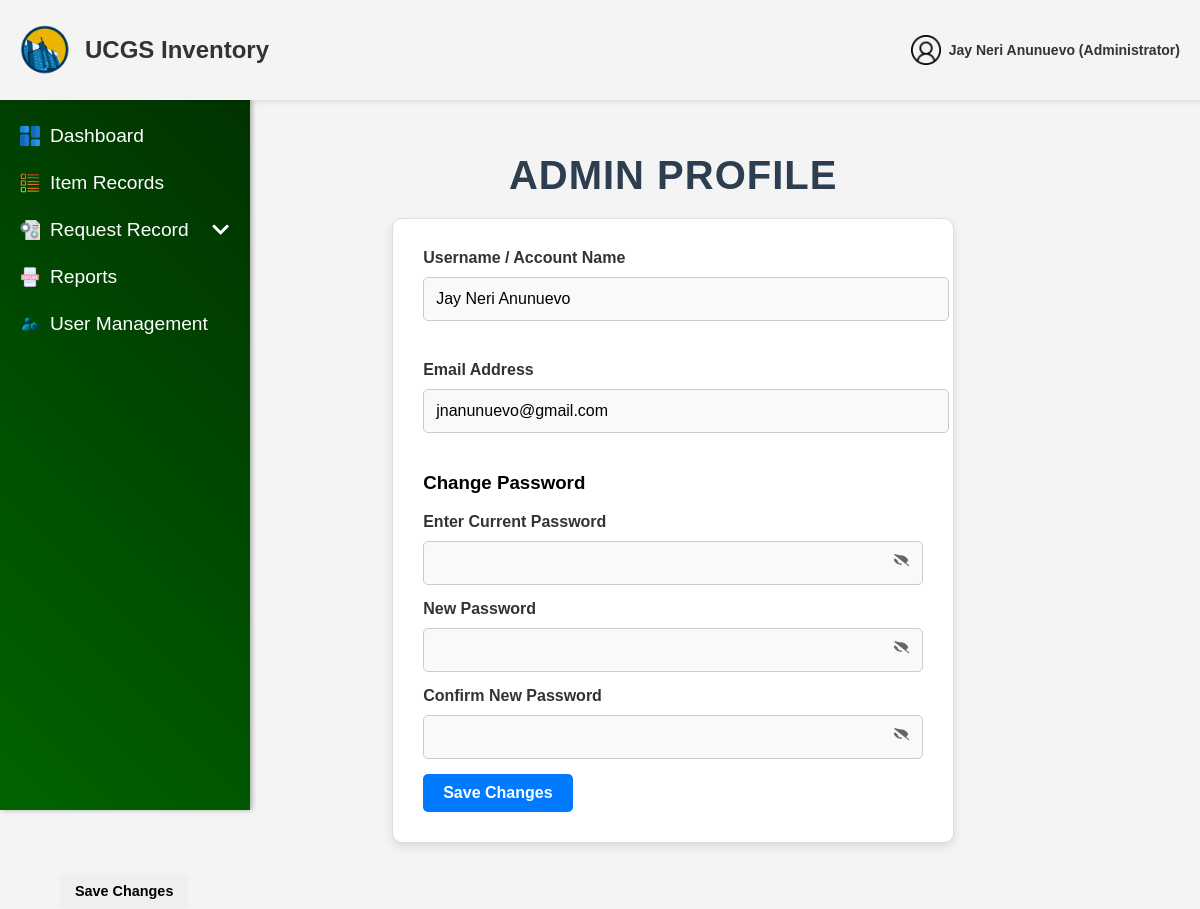
Page /admin/adminprofile.php (signed in) on the committed database.
### tables this page shows
CREATE TABLE `users` (
  `user_id` int(11) NOT NULL,
  `username` varchar(255) NOT NULL,
  `email` varchar(255) NOT NULL,
  `password` varchar(255) NOT NULL,
  `role` enum('User','Administrator') NOT NULL,
  `ministry` enum('UCM','CWA','CHOIR','PWT','CYF') NOT NULL,
  `status` enum('Active','Deactivated') NOT NULL DEFAULT 'Active',
  `created_at` datetime NOT NULL DEFAULT current_timestamp(),
  `updated_at` datetime DEFAULT NULL ON UPDATE current_timestamp(),
  `deactivation_end` datetime DEFAULT NULL,
  `reset_token` varchar(64) DEFAULT NULL,
  `reset_expires` datetime DEFAULT NULL
);

### admin/adminprofile.php (the view, shortened to what this page needs)
<?php
include '../config/db_connection.php';
function getCurrentAdmin($conn) {
    $userId = $_SESSION['user_id'];
    $stmt = $conn->prepare("SELECT username, email, role FROM users WHERE user_id = ?");
    $stmt->bind_param("i", $userId);
    $stmt->execute();
    $result = $stmt->get_result();
    $user = $result->fetch_assoc();
    return $user;
}
$currentAdmin = getCurrentAdmin($conn);
$accountName = htmlspecialchars($currentAdmin['username'] ?? 'Admin');
$accountEmail = htmlspecialchars($currentAdmin['email'] ?? '');
$accountRole = htmlspecialchars($currentAdmin['role'] ?? 'Administrator');
?>
<!DOCTYPE html>
<html lang="en">
<head>
    <link rel="stylesheet" href="../css/adminprofiles.css">
</head>
<body>
<header class="header">
    <div class="header-content">
        <div class="left-side">
            <img src="../assets/img/Logo.png" alt="Logo" class="logo">
            <span class="website-name">UCGS Inventory</span>
        </div>
        <div class="right-side">
            <div class="user">
                <img src="../assets/img/users.png" alt="User" class="icon" id="userIcon">
                <span class="admin-text"><?php echo htmlspecialchars($accountName); ?> (<?php echo htmlspecialchars($accountRole); ?>)</span>
            </div>
        </div>
    </div>
</header>
<aside class="sidebar">
    <ul>
        <li><a href="adminDashboard.php"><img src="../assets/img/dashboards.png" alt="Dashboard Icon" class="sidebar-icon"> Dashboard</a></li>
        <li><a href="ItemRecords.php"><img src="../assets/img/list-items.png" alt="Items Icon" class="sidebar-icon">Item Records</i></a></li>
        <li class="dropdown">
            <a href="#" class="dropdown-btn">
                <img src="../assets/img/request-for-proposal.png" alt="Request Icon" class="sidebar-icon">
                <span class="text">Request Record</span>
            </a>
        </li>
        <li><a href="Reports.php"><img src="../assets/img/reports.png" alt="Reports Icon" class="sidebar-icon"> Reports</a></li>
        <li><a href="UserManagement.php"><img src="../assets/img/user-management.png" alt="User Management Icon" class="sidebar-icon"> User Management</a></li>
    </ul>
</aside>
<div class="main-content">
    <h2 class="profile-title">Admin Profile</h2>
    <form class="profile-form" method="POST">
        <div class="form-row">
            <div class="form-group">
                <label>Username / Account Name</label>
                <input type="text" name="username" value="<?php echo htmlspecialchars($accountName); ?>" required maxlength="50">
            </div>
        </div>
        <div class="form-group">
            <label>Email Address</label>
            <input type="email" name="email" value="<?php echo htmlspecialchars($accountEmail); ?>" required maxlength="100">
        </div>
            <div class="form-group">
        <h3>Change Password</h3>
        <label>Enter Current Password</label>
        <div class="password-wrapper">
            <input type="password" name="current_password" id="current_password">
            <button type="button" class="toggle-password" aria-label="Show password">
            </button>
        </div>
        <label>New Password</label>
        <div class="password-wrapper">
            <input type="password" name="new_password" id="new_password"
                   pattern="(?=.*\d)(?=.*[a-z])(?=.*[A-Z]).{8,}"
                   title="Must contain at least one number, one uppercase and lowercase letter, and at least 8 or more characters">
            <button type="button" class="toggle-password" aria-label="Show password">
            </button>
        </div>
        <label>Confirm New Password</label>
        <div class="password-wrapper">
            <input type="password" name="confirm_password" id="confirm_password">
            <button type="button" class="toggle-password" aria-label="Show password">
            </button>
        </div>
    </div>
    <button type="submit" class="btn save-btn">Save Changes</button>
</form>
</div>
        <button type="submit" class="btn save-btn">Save Changes</button>
</body>
</html>

### css/adminprofiles.css (style rules this page uses)
body { margin: 0; font-family: Arial, sans-serif; }
.header { background-color: #f4f4f4; height: 100px; padding: 0 20px; box-shadow: 0 2px 5px rgba(0, 0, 0, 0.1); display: flex; align-items: center; position: fixed; top: 0; left: 0; width: 100%; z-index: 1000; }
.header-content { display: flex; justify-content: space-between; width: 100%; align-items: center; }
.profile-title { font-size: 2.5rem; margin-bottom: 20px; color: #2c3e50; text-align: center; font-family: 'Akrobat', sans-serif; text-transform: uppercase; letter-spacing: 1px; }
.profile-form { max-width: 500px; margin: 0 auto; background: #ffffff; padding: 30px; border-radius: 10px; box-shadow: 0 4px 10px rgba(0, 0, 0, 0.1); border: 1px solid #ddd; }
.profile-form .form-row { display: flex; flex-wrap: wrap; gap: 15px; margin-bottom: 20px; }
.profile-form .form-group { flex: 1; min-width: 200px; }
.profile-form label { display: block; margin-bottom: 10px; font-weight: 600; color: #333; font-size: 1rem; }
.profile-form input { width: 100%; padding: 12px; border: 1px solid #ccc; border-radius: 5px; font-size: 1rem; margin-bottom: 20px; font-family: 'Akrobat', sans-serif; background-color: #f9f9f9; }
.profile-form .btn { display: inline-block; width: auto; padding: 10px 20px; background: #007bff; color: #fff; border: none; border-radius: 5px; font-size: 1rem; cursor: pointer; transition: background 0.3s ease; }
.main-content { margin-left: 250px; margin-top: 120px; padding: 20px; }
.password-wrapper { position: relative; display: flex; align-items: center; width: 100%; }
.password-wrapper input { width: 100%; padding: 12px 40px 12px 12px; border: 1px solid #ccc; border-radius: 5px; font-size: 1rem; margin-bottom: 15px; font-family: 'Akrobat', sans-serif; background-color: #f9f9f9; box-sizing: border-box; }
.toggle-password { position: absolute; right: 12px; transform: translateY(-50%); background: none; border: none; cursor: pointer; padding: 0; color: #666; font-size: 1rem; z-index: 2; width: 20px; height: 20px; display: flex; align-items: center; justify-content: center; }
.left-side { display: flex; align-items: center; }
.logo { height: 50px; margin-right: 15px; }
.website-name { font-family: 'Akrobat', sans-serif; font-size: 1.5em; font-weight: bold; color: #333; }
.right-side { margin-right: 40px; display: flex; align-items: center; gap: 10px; }
.icon { height: 30px; margin-left: 20px; cursor: pointer; }
.sidebar { width: 250px; height: calc(100vh - 100px); background: linear-gradient(45deg, #006400, #003300); position: fixed; top: 100px; left: 0; display: flex; flex-direction: column; padding-top: 10px; box-shadow: 2px 0 5px rgba(0, 0, 0, 0.3); }
.sidebar ul { font-family: 'Akrobat', sans-serif; list-style: none; padding: 0px; margin: 0; }
.sidebar li { margin: 5px 0; }
.sidebar a, .dropdown-btn { font-family: 'Akrobat', sans-serif; text-decoration: none; color: rgb(255, 255, 255); font-size: 1.2em; padding: 10px 20px; display: flex; align-items: center; transition: background-color 0.3s ease, transform 0.2s ease-in-out, color 0.3s ease; }
.sidebar a .text, .dropdown-btn .text { flex-grow: 1; text-align: left; }
.sidebar-icon { width: 20px; height: 20px; margin-right: 10px; transition: transform 0.2s ease-in-out; }
.dropdown-btn { display: flex; align-items: center; justify-content: space-between; cursor: pointer; }
.arrow-icon { margin-left: auto; transition: transform 0.3s ease; }
.user { position: relative; cursor: pointer; display: flex; align-items: center; gap: 8px; }
.user .icon { width: 30px; height: 30px; }
.admin-text { font-size: 14px; font-weight: bold; color: #333; font-family: 'Akrobat', sans-serif; }
.admin-text { font-size: 14px; font-weight: bold; color: #333; }
body { font-family: Arial, sans-serif; background-color: #f4f4f4; margin-left: 5%; margin-top: 100px; padding: 0; overflow-x: hidden }
.main-content { width: 100%; margin: 10px auto; flex-direction: column; gap: 10px; max-width: calc(100% - 250px); margin-left: 13%; }
h2 { margin-bottom: 15px; color: #333; text-align: center; font-size: 1.5rem; }
.btn { padding: 10px 15px; border: none; cursor: pointer; border-radius: 5px; font-weight: bold; transition: all 0.3s ease; font-size: 0.9rem; }

### admin/adminprofile.php (style rules this page uses)
.toggle-password svg { width: 1em; height: 1em; vertical-align: middle; fill: currentColor; }
.svg-eye-slash { display: none; }
.toggle-password.show-password .svg-eye-slash { display: inline-block; }

### rows in the picture
users: username "Jay Neri Anunuevo", role "Administrator", email "jnanunuevo@gmail.com"
